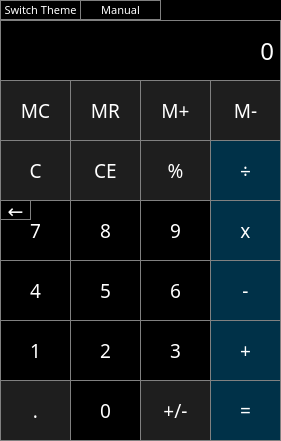
<?xml version="1.0" encoding="UTF-8"?>
<ui version="4.0">
 <class>MainWindow</class>
 <widget class="QMainWindow" name="MainWindow">
  <property name="geometry">
   <rect>
    <x>0</x>
    <y>0</y>
    <width>281</width>
    <height>441</height>
   </rect>
  </property>
  <property name="minimumSize">
   <size>
    <width>281</width>
    <height>441</height>
   </size>
  </property>
  <property name="maximumSize">
   <size>
    <width>281</width>
    <height>441</height>
   </size>
  </property>
  <property name="windowTitle">
   <string>簡易計算機Dark</string>
  </property>
  <property name="windowIcon">
   <iconset resource="image.qrc">
    <normaloff>:/icon/cal_icon.png</normaloff>:/icon/cal_icon.png</iconset>
  </property>
  <property name="styleSheet">
   <string notr="true">background-color: rgb(0, 0, 0);</string>
  </property>
  <widget class="QWidget" name="centralwidget">
   <widget class="QPushButton" name="seven">
    <property name="geometry">
     <rect>
      <x>0</x>
      <y>200</y>
      <width>71</width>
      <height>61</height>
     </rect>
    </property>
    <property name="font">
     <font>
      <family>微軟正黑體</family>
      <pointsize>14</pointsize>
      <weight>50</weight>
      <bold>false</bold>
     </font>
    </property>
    <property name="styleSheet">
     <string notr="true">QPushButton {
   border: 1px solid gray;
	color: rgb(255, 255, 255);

}
QPushButton:pressed {
    background-color: qlineargradient(x1: 0, y1: 0, x2: 0, y2: 1,
                                      stop: 0 #000000, stop: 1 #323232);
}</string>
    </property>
    <property name="text">
     <string>7</string>
    </property>
   </widget>
   <widget class="QLabel" name="label">
    <property name="geometry">
     <rect>
      <x>0</x>
      <y>20</y>
      <width>281</width>
      <height>61</height>
     </rect>
    </property>
    <property name="font">
     <font>
      <family>微軟正黑體</family>
      <pointsize>18</pointsize>
     </font>
    </property>
    <property name="styleSheet">
     <string notr="true">QLabel {
  qproperty-alignment: 'AlignVCenter | AlignRight';
  border: 1px solid gray;
	color: rgb(255, 255, 255);
}
</string>
    </property>
    <property name="text">
     <string>0</string>
    </property>
    <property name="alignment">
     <set>Qt::AlignRight|Qt::AlignTrailing|Qt::AlignVCenter</set>
    </property>
   </widget>
   <widget class="QPushButton" name="five">
    <property name="geometry">
     <rect>
      <x>70</x>
      <y>260</y>
      <width>71</width>
      <height>61</height>
     </rect>
    </property>
    <property name="font">
     <font>
      <family>微軟正黑體</family>
      <pointsize>14</pointsize>
      <weight>50</weight>
      <bold>false</bold>
     </font>
    </property>
    <property name="styleSheet">
     <string notr="true">QPushButton {
   border: 1px solid gray;
	color: rgb(255, 255, 255);

}
QPushButton:pressed {
    background-color: qlineargradient(x1: 0, y1: 0, x2: 0, y2: 1,
                                      stop: 0 #000000, stop: 1 #323232);
}</string>
    </property>
    <property name="text">
     <string>5</string>
    </property>
   </widget>
   <widget class="QPushButton" name="eight">
    <property name="geometry">
     <rect>
      <x>70</x>
      <y>200</y>
      <width>71</width>
      <height>61</height>
     </rect>
    </property>
    <property name="font">
     <font>
      <family>微軟正黑體</family>
      <pointsize>14</pointsize>
      <weight>50</weight>
      <bold>false</bold>
     </font>
    </property>
    <property name="styleSheet">
     <string notr="true">QPushButton {
   border: 1px solid gray;
	color: rgb(255, 255, 255);

}
QPushButton:pressed {
    background-color: qlineargradient(x1: 0, y1: 0, x2: 0, y2: 1,
                                      stop: 0 #000000, stop: 1 #323232);
}</string>
    </property>
    <property name="text">
     <string>8</string>
    </property>
   </widget>
   <widget class="QPushButton" name="pos_neg">
    <property name="geometry">
     <rect>
      <x>140</x>
      <y>380</y>
      <width>71</width>
      <height>61</height>
     </rect>
    </property>
    <property name="font">
     <font>
      <family>微軟正黑體</family>
      <pointsize>14</pointsize>
      <weight>50</weight>
      <bold>false</bold>
     </font>
    </property>
    <property name="styleSheet">
     <string notr="true">QPushButton {
  color: rgb(255, 255, 255);
	background-color: rgb(30, 30, 30);
  border: 1px solid gray;
}
QPushButton:pressed {
    background-color: qlineargradient(x1: 0, y1: 0, x2: 0, y2: 1,
                                      stop: 0 #1E1E1E, stop: 1 #4a4a4a);
}</string>
    </property>
    <property name="text">
     <string>+/-</string>
    </property>
   </widget>
   <widget class="QPushButton" name="six">
    <property name="geometry">
     <rect>
      <x>140</x>
      <y>260</y>
      <width>71</width>
      <height>61</height>
     </rect>
    </property>
    <property name="font">
     <font>
      <family>微軟正黑體</family>
      <pointsize>14</pointsize>
      <weight>50</weight>
      <bold>false</bold>
     </font>
    </property>
    <property name="styleSheet">
     <string notr="true">QPushButton {
   border: 1px solid gray;
	color: rgb(255, 255, 255);

}
QPushButton:pressed {
    background-color: qlineargradient(x1: 0, y1: 0, x2: 0, y2: 1,
                                      stop: 0 #000000, stop: 1 #323232);
}</string>
    </property>
    <property name="text">
     <string>6</string>
    </property>
   </widget>
   <widget class="QPushButton" name="four">
    <property name="geometry">
     <rect>
      <x>0</x>
      <y>260</y>
      <width>71</width>
      <height>61</height>
     </rect>
    </property>
    <property name="font">
     <font>
      <family>微軟正黑體</family>
      <pointsize>14</pointsize>
      <weight>50</weight>
      <bold>false</bold>
     </font>
    </property>
    <property name="styleSheet">
     <string notr="true">QPushButton {
   border: 1px solid gray;
	color: rgb(255, 255, 255);

}
QPushButton:pressed {
    background-color: qlineargradient(x1: 0, y1: 0, x2: 0, y2: 1,
                                      stop: 0 #000000, stop: 1 #323232);
}</string>
    </property>
    <property name="text">
     <string>4</string>
    </property>
   </widget>
   <widget class="QPushButton" name="point">
    <property name="geometry">
     <rect>
      <x>0</x>
      <y>380</y>
      <width>71</width>
      <height>61</height>
     </rect>
    </property>
    <property name="font">
     <font>
      <family>微軟正黑體</family>
      <pointsize>14</pointsize>
      <weight>50</weight>
      <bold>false</bold>
     </font>
    </property>
    <property name="styleSheet">
     <string notr="true">QPushButton {
  color: rgb(255, 255, 255);
	background-color: rgb(30, 30, 30);
  border: 1px solid gray;
}
QPushButton:pressed {
    background-color: qlineargradient(x1: 0, y1: 0, x2: 0, y2: 1,
                                      stop: 0 #1E1E1E, stop: 1 #4a4a4a);
}</string>
    </property>
    <property name="text">
     <string>.</string>
    </property>
   </widget>
   <widget class="QPushButton" name="zero">
    <property name="geometry">
     <rect>
      <x>70</x>
      <y>380</y>
      <width>71</width>
      <height>61</height>
     </rect>
    </property>
    <property name="font">
     <font>
      <family>微軟正黑體</family>
      <pointsize>14</pointsize>
      <weight>50</weight>
      <bold>false</bold>
     </font>
    </property>
    <property name="styleSheet">
     <string notr="true">QPushButton {
   border: 1px solid gray;
	color: rgb(255, 255, 255);

}
QPushButton:pressed {
    background-color: qlineargradient(x1: 0, y1: 0, x2: 0, y2: 1,
                                      stop: 0 #000000, stop: 1 #323232);
}</string>
    </property>
    <property name="text">
     <string>0</string>
    </property>
   </widget>
   <widget class="QPushButton" name="one">
    <property name="geometry">
     <rect>
      <x>0</x>
      <y>320</y>
      <width>71</width>
      <height>61</height>
     </rect>
    </property>
    <property name="font">
     <font>
      <family>微軟正黑體</family>
      <pointsize>14</pointsize>
      <weight>50</weight>
      <bold>false</bold>
     </font>
    </property>
    <property name="styleSheet">
     <string notr="true">QPushButton {
   border: 1px solid gray;
	color: rgb(255, 255, 255);

}
QPushButton:pressed {
    background-color: qlineargradient(x1: 0, y1: 0, x2: 0, y2: 1,
                                      stop: 0 #000000, stop: 1 #323232);
}</string>
    </property>
    <property name="text">
     <string>1</string>
    </property>
   </widget>
   <widget class="QPushButton" name="equal">
    <property name="geometry">
     <rect>
      <x>210</x>
      <y>380</y>
      <width>71</width>
      <height>61</height>
     </rect>
    </property>
    <property name="font">
     <font>
      <family>微軟正黑體</family>
      <pointsize>14</pointsize>
      <weight>50</weight>
      <bold>false</bold>
     </font>
    </property>
    <property name="styleSheet">
     <string notr="true">QPushButton {
  background-color: #003148;
  color: white; 
  border: 1px solid gray;
}

QPushButton:pressed {
    background-color: qlineargradient(x1: 0, y1: 0, x2: 0, y2: 1,
                                      stop: 0 #003148, stop: 1 #004667);
}</string>
    </property>
    <property name="text">
     <string>=</string>
    </property>
   </widget>
   <widget class="QPushButton" name="nine">
    <property name="geometry">
     <rect>
      <x>140</x>
      <y>200</y>
      <width>71</width>
      <height>61</height>
     </rect>
    </property>
    <property name="font">
     <font>
      <family>微軟正黑體</family>
      <pointsize>14</pointsize>
      <weight>50</weight>
      <bold>false</bold>
     </font>
    </property>
    <property name="styleSheet">
     <string notr="true">QPushButton {
   border: 1px solid gray;
	color: rgb(255, 255, 255);

}
QPushButton:pressed {
    background-color: qlineargradient(x1: 0, y1: 0, x2: 0, y2: 1,
                                      stop: 0 #000000, stop: 1 #323232);
}</string>
    </property>
    <property name="text">
     <string>9</string>
    </property>
   </widget>
   <widget class="QPushButton" name="divide">
    <property name="geometry">
     <rect>
      <x>210</x>
      <y>140</y>
      <width>71</width>
      <height>61</height>
     </rect>
    </property>
    <property name="font">
     <font>
      <family>微軟正黑體</family>
      <pointsize>14</pointsize>
      <weight>50</weight>
      <bold>false</bold>
     </font>
    </property>
    <property name="styleSheet">
     <string notr="true">QPushButton {
  background-color: #003148;
  color: white; 
  border: 1px solid gray;
}

QPushButton:pressed {
    background-color: qlineargradient(x1: 0, y1: 0, x2: 0, y2: 1,
                                      stop: 0 #003148, stop: 1 #004667);
}</string>
    </property>
    <property name="text">
     <string>÷</string>
    </property>
   </widget>
   <widget class="QPushButton" name="minus">
    <property name="geometry">
     <rect>
      <x>210</x>
      <y>260</y>
      <width>71</width>
      <height>61</height>
     </rect>
    </property>
    <property name="font">
     <font>
      <family>微軟正黑體</family>
      <pointsize>14</pointsize>
      <weight>50</weight>
      <bold>false</bold>
     </font>
    </property>
    <property name="styleSheet">
     <string notr="true">QPushButton {
  background-color: #003148;
  color: white; 
  border: 1px solid gray;
}

QPushButton:pressed {
    background-color: qlineargradient(x1: 0, y1: 0, x2: 0, y2: 1,
                                      stop: 0 #003148, stop: 1 #004667);
}</string>
    </property>
    <property name="text">
     <string>-</string>
    </property>
   </widget>
   <widget class="QPushButton" name="multiply">
    <property name="geometry">
     <rect>
      <x>210</x>
      <y>200</y>
      <width>71</width>
      <height>61</height>
     </rect>
    </property>
    <property name="font">
     <font>
      <family>微軟正黑體</family>
      <pointsize>14</pointsize>
      <weight>50</weight>
      <bold>false</bold>
     </font>
    </property>
    <property name="styleSheet">
     <string notr="true">QPushButton {
  background-color: #003148;
  color: white; 
  border: 1px solid gray;
}

QPushButton:pressed {
    background-color: qlineargradient(x1: 0, y1: 0, x2: 0, y2: 1,
                                      stop: 0 #003148, stop: 1 #004667);
}</string>
    </property>
    <property name="text">
     <string>x</string>
    </property>
   </widget>
   <widget class="QPushButton" name="plus">
    <property name="geometry">
     <rect>
      <x>210</x>
      <y>320</y>
      <width>71</width>
      <height>61</height>
     </rect>
    </property>
    <property name="font">
     <font>
      <family>微軟正黑體</family>
      <pointsize>14</pointsize>
      <weight>50</weight>
      <bold>false</bold>
     </font>
    </property>
    <property name="styleSheet">
     <string notr="true">QPushButton {
  background-color: #003148;
  color: white; 
  border: 1px solid gray;
}

QPushButton:pressed {
    background-color: qlineargradient(x1: 0, y1: 0, x2: 0, y2: 1,
                                      stop: 0 #003148, stop: 1 #004667);
}</string>
    </property>
    <property name="text">
     <string>+</string>
    </property>
   </widget>
   <widget class="QPushButton" name="m_plus">
    <property name="geometry">
     <rect>
      <x>140</x>
      <y>80</y>
      <width>71</width>
      <height>61</height>
     </rect>
    </property>
    <property name="font">
     <font>
      <family>微軟正黑體</family>
      <pointsize>14</pointsize>
      <weight>50</weight>
      <bold>false</bold>
     </font>
    </property>
    <property name="styleSheet">
     <string notr="true">QPushButton {
  color: rgb(255, 255, 255);
	background-color: rgb(30, 30, 30);
  border: 1px solid gray;
}
QPushButton:pressed {
    background-color: qlineargradient(x1: 0, y1: 0, x2: 0, y2: 1,
                                      stop: 0 #1E1E1E, stop: 1 #4a4a4a);
}</string>
    </property>
    <property name="text">
     <string>M+</string>
    </property>
   </widget>
   <widget class="QPushButton" name="c">
    <property name="geometry">
     <rect>
      <x>0</x>
      <y>140</y>
      <width>71</width>
      <height>61</height>
     </rect>
    </property>
    <property name="font">
     <font>
      <family>微軟正黑體</family>
      <pointsize>14</pointsize>
      <weight>50</weight>
      <bold>false</bold>
     </font>
    </property>
    <property name="styleSheet">
     <string notr="true">QPushButton {
  color: rgb(255, 255, 255);
	background-color: rgb(30, 30, 30);
  border: 1px solid gray;
}
QPushButton:pressed {
    background-color: qlineargradient(x1: 0, y1: 0, x2: 0, y2: 1,
                                      stop: 0 #1E1E1E, stop: 1 #4a4a4a);
}</string>
    </property>
    <property name="text">
     <string>C</string>
    </property>
   </widget>
   <widget class="QPushButton" name="ce">
    <property name="geometry">
     <rect>
      <x>70</x>
      <y>140</y>
      <width>71</width>
      <height>61</height>
     </rect>
    </property>
    <property name="font">
     <font>
      <family>微軟正黑體</family>
      <pointsize>14</pointsize>
      <weight>50</weight>
      <bold>false</bold>
     </font>
    </property>
    <property name="styleSheet">
     <string notr="true">QPushButton {
  color: rgb(255, 255, 255);
	background-color: rgb(30, 30, 30);
  border: 1px solid gray;
}
QPushButton:pressed {
    background-color: qlineargradient(x1: 0, y1: 0, x2: 0, y2: 1,
                                      stop: 0 #1E1E1E, stop: 1 #4a4a4a);
}</string>
    </property>
    <property name="text">
     <string>CE</string>
    </property>
   </widget>
   <widget class="QPushButton" name="mr">
    <property name="geometry">
     <rect>
      <x>70</x>
      <y>80</y>
      <width>71</width>
      <height>61</height>
     </rect>
    </property>
    <property name="font">
     <font>
      <family>微軟正黑體</family>
      <pointsize>14</pointsize>
      <weight>50</weight>
      <bold>false</bold>
     </font>
    </property>
    <property name="styleSheet">
     <string notr="true">QPushButton {
  color: rgb(255, 255, 255);
	background-color: rgb(30, 30, 30);
  border: 1px solid gray;
}
QPushButton:pressed {
    background-color: qlineargradient(x1: 0, y1: 0, x2: 0, y2: 1,
                                      stop: 0 #1E1E1E, stop: 1 #4a4a4a);
}</string>
    </property>
    <property name="text">
     <string>MR</string>
    </property>
   </widget>
   <widget class="QPushButton" name="two">
    <property name="geometry">
     <rect>
      <x>70</x>
      <y>320</y>
      <width>71</width>
      <height>61</height>
     </rect>
    </property>
    <property name="font">
     <font>
      <family>微軟正黑體</family>
      <pointsize>14</pointsize>
      <weight>50</weight>
      <bold>false</bold>
     </font>
    </property>
    <property name="styleSheet">
     <string notr="true">QPushButton {
   border: 1px solid gray;
	color: rgb(255, 255, 255);

}
QPushButton:pressed {
    background-color: qlineargradient(x1: 0, y1: 0, x2: 0, y2: 1,
                                      stop: 0 #000000, stop: 1 #323232);
}</string>
    </property>
    <property name="text">
     <string>2</string>
    </property>
   </widget>
   <widget class="QPushButton" name="three">
    <property name="geometry">
     <rect>
      <x>140</x>
      <y>320</y>
      <width>71</width>
      <height>61</height>
     </rect>
    </property>
    <property name="font">
     <font>
      <family>微軟正黑體</family>
      <pointsize>14</pointsize>
      <weight>50</weight>
      <bold>false</bold>
     </font>
    </property>
    <property name="styleSheet">
     <string notr="true">QPushButton {
   border: 1px solid gray;
	color: rgb(255, 255, 255);

}
QPushButton:pressed {
    background-color: qlineargradient(x1: 0, y1: 0, x2: 0, y2: 1,
                                      stop: 0 #000000, stop: 1 #323232);
}</string>
    </property>
    <property name="text">
     <string>3</string>
    </property>
   </widget>
   <widget class="QPushButton" name="mc">
    <property name="geometry">
     <rect>
      <x>0</x>
      <y>80</y>
      <width>71</width>
      <height>61</height>
     </rect>
    </property>
    <property name="font">
     <font>
      <family>微軟正黑體</family>
      <pointsize>14</pointsize>
      <weight>50</weight>
      <bold>false</bold>
     </font>
    </property>
    <property name="styleSheet">
     <string notr="true">QPushButton {
  color: rgb(255, 255, 255);
	background-color: rgb(30, 30, 30);
  border: 1px solid gray;
}
QPushButton:pressed {
    background-color: qlineargradient(x1: 0, y1: 0, x2: 0, y2: 1,
                                      stop: 0 #1E1E1E, stop: 1 #4a4a4a);
}</string>
    </property>
    <property name="text">
     <string>MC</string>
    </property>
   </widget>
   <widget class="QPushButton" name="m_minus">
    <property name="geometry">
     <rect>
      <x>210</x>
      <y>80</y>
      <width>71</width>
      <height>61</height>
     </rect>
    </property>
    <property name="font">
     <font>
      <family>微軟正黑體</family>
      <pointsize>14</pointsize>
      <weight>50</weight>
      <bold>false</bold>
     </font>
    </property>
    <property name="styleSheet">
     <string notr="true">QPushButton {
  color: rgb(255, 255, 255);
	background-color: rgb(30, 30, 30);
  border: 1px solid gray;
}
QPushButton:pressed {
    background-color: qlineargradient(x1: 0, y1: 0, x2: 0, y2: 1,
                                      stop: 0 #1E1E1E, stop: 1 #4a4a4a);
}</string>
    </property>
    <property name="text">
     <string>M-</string>
    </property>
   </widget>
   <widget class="QLabel" name="label_2">
    <property name="geometry">
     <rect>
      <x>5</x>
      <y>60</y>
      <width>31</width>
      <height>20</height>
     </rect>
    </property>
    <property name="font">
     <font>
      <family>微軟正黑體</family>
      <weight>75</weight>
      <bold>true</bold>
     </font>
    </property>
    <property name="styleSheet">
     <string notr="true">color: rgb(255, 255, 255);</string>
    </property>
    <property name="text">
     <string/>
    </property>
   </widget>
   <widget class="QPushButton" name="pa">
    <property name="geometry">
     <rect>
      <x>140</x>
      <y>140</y>
      <width>71</width>
      <height>61</height>
     </rect>
    </property>
    <property name="maximumSize">
     <size>
      <width>16777215</width>
      <height>16777215</height>
     </size>
    </property>
    <property name="font">
     <font>
      <family>微軟正黑體</family>
      <pointsize>14</pointsize>
      <weight>50</weight>
      <bold>false</bold>
     </font>
    </property>
    <property name="styleSheet">
     <string notr="true">QPushButton {
  color: rgb(255, 255, 255);
	background-color: rgb(30, 30, 30);
  border: 1px solid gray;
}
QPushButton:pressed {
    background-color: qlineargradient(x1: 0, y1: 0, x2: 0, y2: 1,
                                      stop: 0 #1E1E1E, stop: 1 #4a4a4a);
}</string>
    </property>
    <property name="text">
     <string>%</string>
    </property>
   </widget>
   <widget class="QPushButton" name="switch2b">
    <property name="geometry">
     <rect>
      <x>0</x>
      <y>0</y>
      <width>81</width>
      <height>20</height>
     </rect>
    </property>
    <property name="font">
     <font>
      <family>微軟正黑體</family>
      <pointsize>8</pointsize>
      <weight>50</weight>
      <bold>false</bold>
     </font>
    </property>
    <property name="layoutDirection">
     <enum>Qt::LeftToRight</enum>
    </property>
    <property name="styleSheet">
     <string notr="true">QPushButton {
   border: 1px solid gray;
	color: rgb(255, 255, 255);

}
QPushButton:pressed {
    background-color: qlineargradient(x1: 0, y1: 0, x2: 0, y2: 1,
                                      stop: 0 #000000, stop: 1 #323232);
}</string>
    </property>
    <property name="text">
     <string>Switch Theme</string>
    </property>
    <property name="checkable">
     <bool>false</bool>
    </property>
   </widget>
   <widget class="QPushButton" name="doc">
    <property name="geometry">
     <rect>
      <x>80</x>
      <y>0</y>
      <width>81</width>
      <height>20</height>
     </rect>
    </property>
    <property name="font">
     <font>
      <family>微軟正黑體</family>
      <pointsize>8</pointsize>
      <weight>50</weight>
      <bold>false</bold>
     </font>
    </property>
    <property name="layoutDirection">
     <enum>Qt::LeftToRight</enum>
    </property>
    <property name="styleSheet">
     <string notr="true">QPushButton {
   border: 1px solid gray;
	color: rgb(255, 255, 255);

}
QPushButton:pressed {
    background-color: qlineargradient(x1: 0, y1: 0, x2: 0, y2: 1,
                                      stop: 0 #000000, stop: 1 #323232);
}</string>
    </property>
    <property name="text">
     <string>Manual</string>
    </property>
    <property name="checkable">
     <bool>false</bool>
    </property>
   </widget>
   <widget class="QPushButton" name="back">
    <property name="geometry">
     <rect>
      <x>0</x>
      <y>200</y>
      <width>31</width>
      <height>20</height>
     </rect>
    </property>
    <property name="font">
     <font>
      <family>微軟正黑體</family>
      <pointsize>14</pointsize>
      <weight>50</weight>
      <bold>false</bold>
     </font>
    </property>
    <property name="layoutDirection">
     <enum>Qt::LeftToRight</enum>
    </property>
    <property name="styleSheet">
     <string notr="true">QPushButton {
   border: 1px solid gray;
	color: rgb(255, 255, 255);

}
QPushButton:pressed {
    background-color: qlineargradient(x1: 0, y1: 0, x2: 0, y2: 1,
                                      stop: 0 #000000, stop: 1 #323232);
}</string>
    </property>
    <property name="text">
     <string>←</string>
    </property>
    <property name="checkable">
     <bool>false</bool>
    </property>
   </widget>
  </widget>
 </widget>
 <resources>
  <include location="image.qrc"/>
 </resources>
 <connections/>
</ui>
